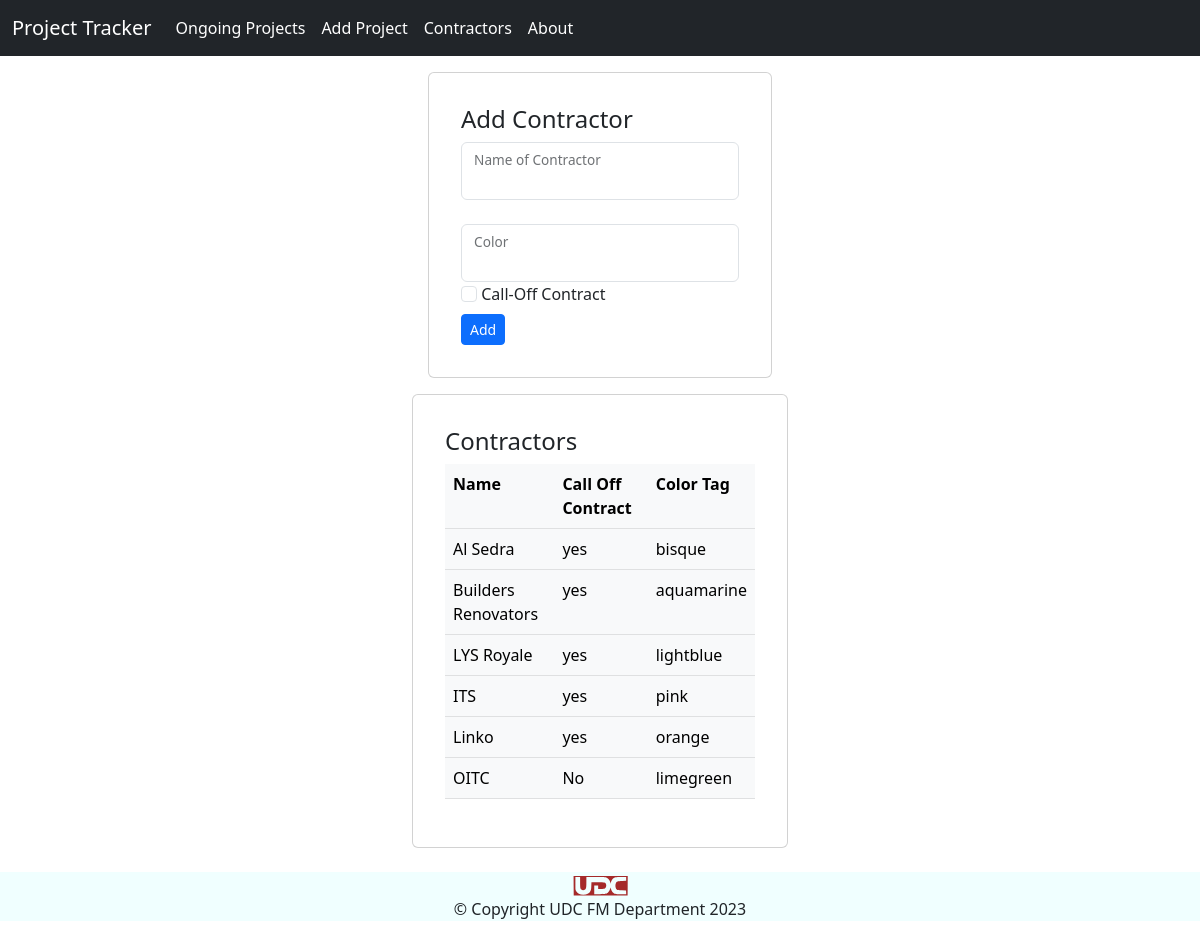
Page /contractors on the earlier database version.
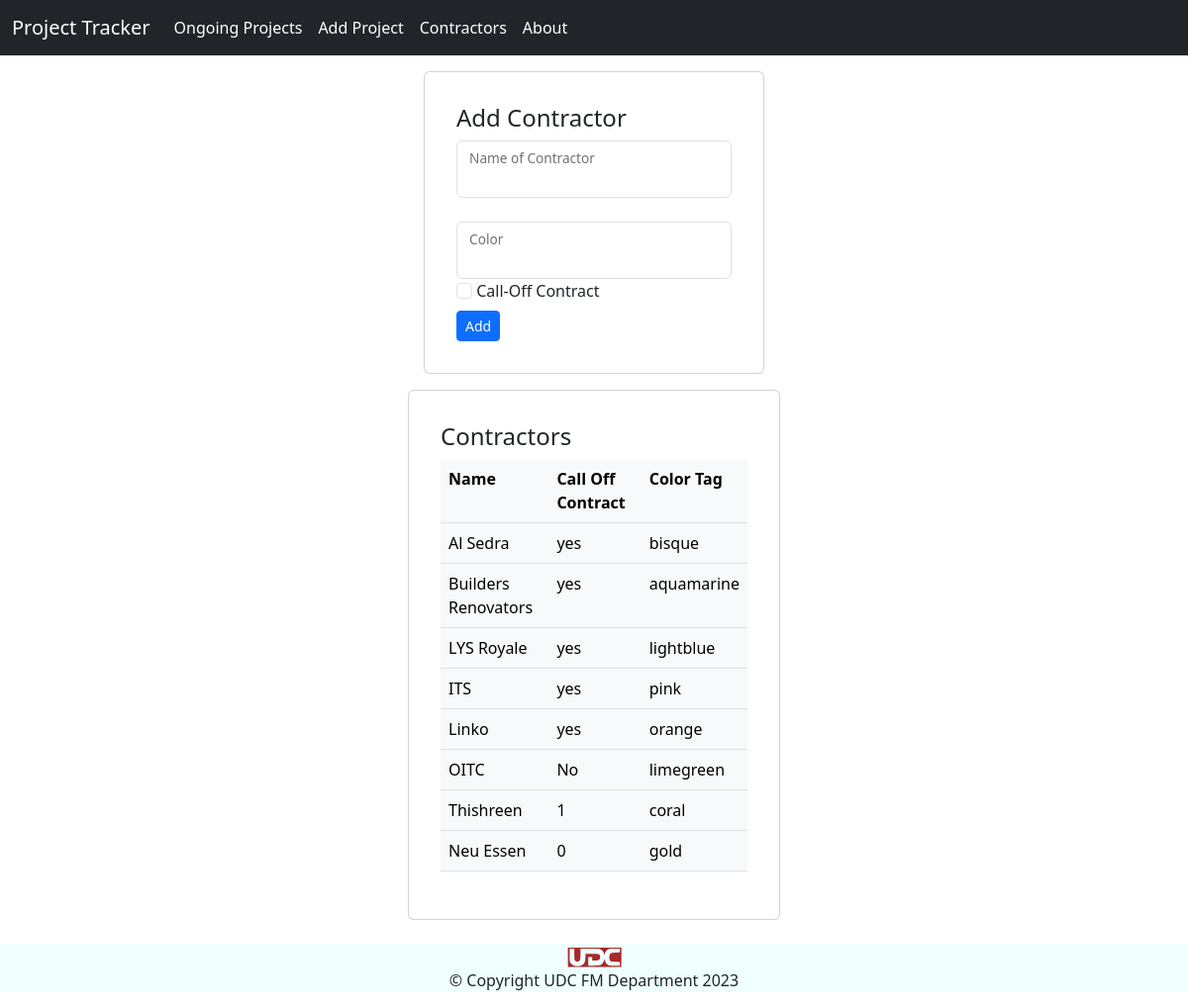
Same page on the later database version.
### tables this page shows
CREATE TABLE contractors                (id INTEGER PRIMARY KEY AUTOINCREMENT,                    name VARCHAR,                        coc BOOLEAN,                            color VARCHAR);

### app.py (the view, shortened to what this page needs)
@app.route("/contractors", methods=('GET','POST'))
def contractor():
    contractors = fetch_all_contractors()
    context = {"contractors": contractors}
    return render_template('contractors.html', **context)

### app.py (called while the page is built)
def fetch_all_contractors():
    with sqlt.connect('data.db') as conn:
        conn.row_factory = sqlt.Row
        cur = conn.cursor()
        contractors = cur.execute("SELECT * FROM contractors").fetchall()
        return contractors

### templates/contractors.html
{% extends 'base.html' %} {% block content %}
<div class="container" style="width: 400px;">
  <div class="card" style="padding: 2rem; margin: 1rem;">
    <h4>Add Contractor</h4>
    <form class="form-floating" method="POST">
      <div class="form-floating">
        <input type="text" class="form-control" name="name" />
        <label for="name" class="form-label">Name of Contractor</label><br />
      </div>
      <div class="form-floating">
        <input type="text" class="form-control" name="color" />
        <label for="name" class="form-check-label">Color</label>
      </div>
      <div class="form">
        <input type="checkbox" class="form-check-input" name="coc" />
        <label for="coc" class="form-label">Call-Off Contract</label><br />
      </div>
      <button type="submit" class="btn btn-sm btn-primary">Add</button>
    </form>
  </div>
  <div class="card" style="padding: 2rem">
    <h4>Contractors</h4>
    <table class="table table-light">
      <tr>
        <th>Name</th>
        <th>Call Off Contract</th>
        <th>Color Tag</th>
      </tr>
      {% for i in contractors %}
      <tr>
        <td>{{i['name']}}</td>
        <td>{{i['coc']}}</td>
        <td>{{i['color']}}</td>
      </tr>
      {% endfor %}
    </table>
  </div>
</div>
{% endblock %}

Differences in the rows shown:
added contractors: name "Thishreen", coc "1", color "coral"
added contractors: name "Neu Essen", coc "0", color "gold"
